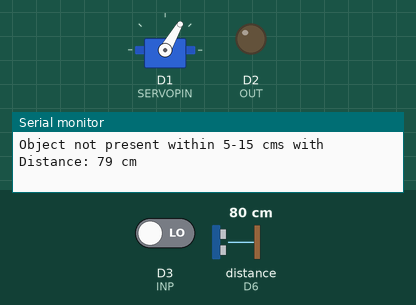
This sketch was run on a simulated ESP8266 (NodeMCU). Parts: servo, output pins drawn as LEDs (lit = HIGH), the last lines printed to the serial monitor. Wiring (inferred from the names in the program): ultrasonic range finder: trigger D5; echo D6. Inputs (shaded band) come from the test bench; at power-on: distance to the obstacle (sensor on D6) 80 cm, D3 (INP) LOW. The echo pulse lasts 58.3 µs per cm; pins used as bus, display or sensor lines are not drawn.

Above: at 10.8 s.
10.9 s: distance to the obstacle (sensor on D6) set to 19 cm
21.2 s: distance to the obstacle (sensor on D6) set to 15 cm
At 30.8 s:
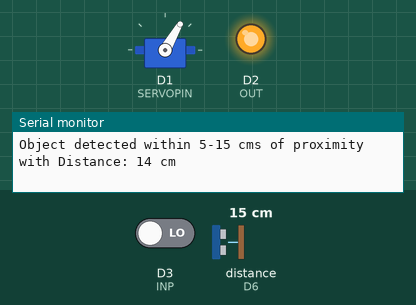
At 40.8 s:
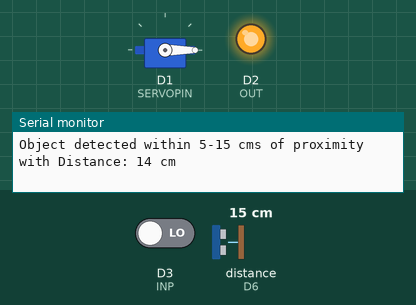
44.5 s: distance to the obstacle (sensor on D6) set to 7 cm
54.5 s: distance to the obstacle (sensor on D6) set to 4 cm
64.5 s: distance to the obstacle (sensor on D6) set to 9 cm
At 65.8 s:
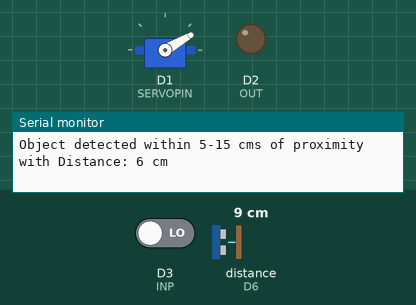
Timing chart, 0 to 77.5 s (numbered marks = the images above; inputs shaded):
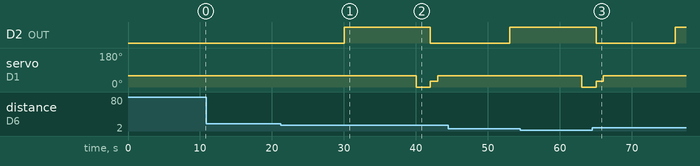

Measured:
- the behaviour switches between 17 and 16 cm on distance to the obstacle (sensor on D6) (found by bisection; images 0 and 1)
- after the input at 21.2 s, D2 (OUT): LOW → HIGH after 8.8 s, → LOW 12.0 s later; servo on D1 (SERVOPIN): 60° → 0° after 18.8 s, → 30° 2.0 s later, → 60° 1.0 s later

The sketch:

ultrasonic_nodemcu.ino
```cpp
#include <Servo.h>

Servo myservo;

#define SERVOPIN D1
#define OUT D2
#define INP D3
#define trigPin D5
#define echoPin D6

long duration;
int distance;
const int threshold=10;

void setup() {
    myservo.attach(SERVOPIN);
    pinMode(trigPin, OUTPUT);
    pinMode(echoPin, INPUT);
    pinMode(INP, INPUT);
    pinMode(OUT, OUTPUT);
    digitalWrite(INP,LOW);
    digitalWrite(OUT,LOW);
    myservo.write(30);
    Serial.begin(9600);
}
void loop() {
  digitalWrite(trigPin, LOW);
  delayMicroseconds(2);

  digitalWrite(trigPin, HIGH);
  delayMicroseconds(10);

  digitalWrite(trigPin, LOW);
  duration = pulseIn(echoPin, HIGH);

  distance = duration * 0.034 / 2;

  if (distance >=5 && distance <=15) {
      Serial.print("Object detected within 5-15 cms of proximity with ");
      Serial.print("Distance: ");
      Serial.print(distance);
      Serial.println(" cm");
      digitalWrite(OUT, HIGH);
      delay(10000);
      if(digitalRead(INP)==HIGH)
      {
          myservo.write(120);
          delay(2000);
          myservo.write(30);
      }
      else
      {
          myservo.write(-120);
          delay(2000);
          myservo.write(30);
      }
      digitalWrite(INP,LOW);
      digitalWrite(OUT,LOW);
      delay(1000);
  }
  else
  {
      digitalWrite(INP,LOW);
      digitalWrite(OUT,LOW);
      Serial.print("Object not present within 5-15 cms with ");
      Serial.print("Distance: ");
      Serial.print(distance);
      Serial.println(" cm");
  }

  myservo.write(60);
  delay(10000);
}
```
